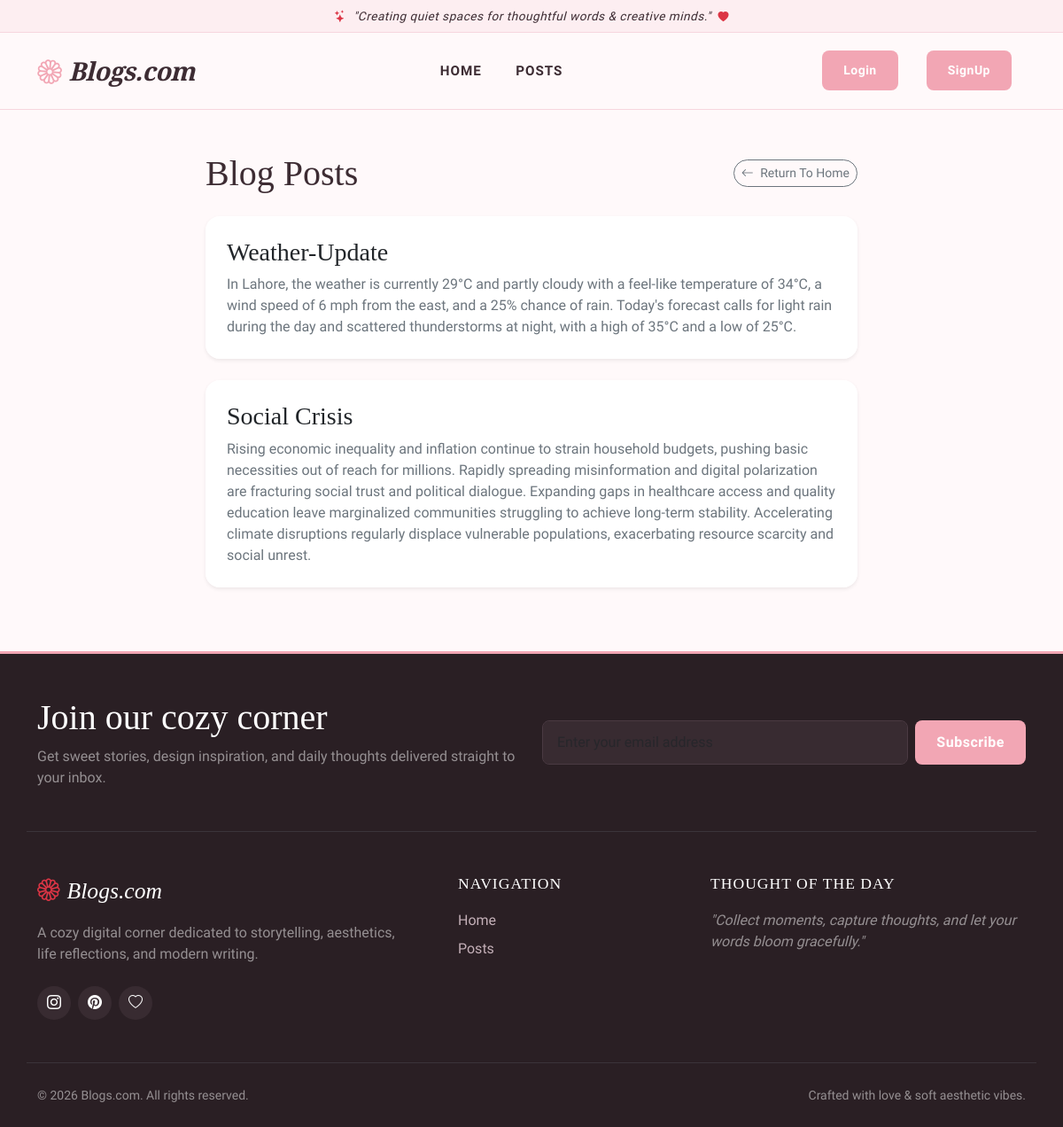
/posts/, run on the app's committed database.
### Blog/models.py (models this page shows)
class Post(models.Model):
    title=models.CharField(max_length=15)
    author=models.ForeignKey(User ,on_delete=models.CASCADE)
    content=models.TextField()
    created_at=models.DateTimeField(auto_now_add=True)

### Blog/views.py (the view)
def post(request):
    posts = Post.objects.all()
    return render(request, 'posts.html', {'posts': posts})

### Blog/templates/posts.html (shortened to what this page needs)
{% extends 'base.html' %}
{% block content %}
<div class="row justify-content-center">
    <div class="col-lg-8">
        <div class="d-flex align-items-center justify-content-between mb-4">
            <h1 class="font-heading m-0">Blog Posts</h1>
            <a href="{% url 'home' %}" class="btn btn-outline-secondary btn-sm rounded-pill">
                <i class="bi bi-arrow-left me-1"></i> Return To Home
            </a>
        </div>
        {% for post in posts %}
            <div class="card border-0 shadow-sm p-4 mb-4 rounded-4" style="background-color: rgba(255, 255, 255, 0.9);">
                <h2 class="h3 font-heading mb-2">{{ post.title }}</h2>
                <p class="text-secondary mb-0">{{ post.content }}</p>
            </div>
        {% empty %}
            <div class="alert alert-light border text-center p-4 rounded-4 shadow-sm">
                <i class="bi bi-inbox fs-2 text-muted d-block mb-2"></i>
                <p class="mb-0 text-muted">No posts found.</p>
            </div>
        {% endfor %}
    </div>
</div>
{% endblock %}

### Blog/templates/base.html (shortened to what this page needs)
{% load static %}
<!DOCTYPE html>
<html lang="en">
<head>
    <link href="https://cdn.jsdelivr.net/npm/bootstrap@5.3.3/dist/css/bootstrap.min.css" rel="stylesheet">
    <link rel="stylesheet" href="https://cdn.jsdelivr.net/npm/bootstrap-icons@1.11.3/font/bootstrap-icons.min.css">
</head>
<body>
    <div class="header-quote-bar py-2 text-center fst-italic">
        <div class="container">
            <i class="bi bi-stars text-danger me-1"></i> "Creating quiet spaces for thoughtful words & creative minds." <i class="bi bi-heart-fill text-danger ms-1" style="font-size: 0.75rem;"></i>
        </div>
    </div>
    <header class="sticky-top">
        <nav class="navbar navbar-expand-lg aesthetic-navbar py-3">
            <div class="container">
                <a class="navbar-brand me-auto d-flex align-items-center gap-2" href="{% url 'home' %}">
                    <span class="brand-icon fs-3"><i class="bi bi-flower1"></i></span>
                    <span><em>Blogs.com</em></span>
                </a>
                <div class="collapse navbar-collapse" id="navbarContent">
                    <ul class="navbar-nav mx-auto mb-2 mb-lg-0">
                        <li class="nav-item">
                            <a class="nav-link" href="{% url 'home' %}">Home</a>
                        </li>
                        <li class="nav-item">
                            <a class="nav-link" href="{% url 'posts' %}">Posts</a>
                        </li>
                    </ul>
                        <button type="button" class="btn btn-aesthetic btn-sm mx-3" data-bs-toggle="modal" data-bs-target="#loginmodal">
                        Login
                        </button>
                        <button type="button" class="btn btn-aesthetic btn-sm  mx-3" data-bs-toggle="modal" data-bs-target="#Signupmodal">
                        SignUp
                    </div>
                </div>
        </nav>
    </header>
    <main class="py-5">
        <div class="container">
            {% block content %}{% endblock content %}
        </div>
    </main>
    <footer class="aesthetic-footer pt-5 pb-4">
        <div class="container">
            <div class="row pb-5 mb-5 border-bottom border-secondary border-opacity-25 align-items-center">
                <div class="col-lg-6 mb-4 mb-lg-0">
                    <h2 class="font-heading text-white display-6 mb-2">Join our cozy corner</h2>
                    <p class="text-white-50 mb-0">Get sweet stories, design inspiration, and daily thoughts delivered straight to your inbox.</p>
                </div>
                <div class="col-lg-6">
                    <form class="newsletter-form d-flex gap-2" action="#" method="POST">
                        <input type="email" name="email" class="form-control" placeholder="Enter your email address" required>
                        <button type="submit" class="btn btn-aesthetic text-nowrap">Subscribe</button>
                    </form>
                </div>
            </div>
            <div class="row gy-4 mb-5">
                <div class="col-lg-5 col-md-6">
                    <a href="{% url 'home' %}" class="footer-brand font-heading text-decoration-none d-flex align-items-center gap-2 mb-3">
                        <i class="bi bi-flower1 text-danger"></i>
                        <span><em>Blogs.com</em></span>
                    </a>
                    <p class="text-white-50 pe-lg-4">A cozy digital corner dedicated to storytelling, aesthetics, life reflections, and modern writing.</p>
                    <div class="d-flex mt-4">
                        <a href="#" class="social-icon"><i class="bi bi-instagram"></i></a>
                        <a href="#" class="social-icon"><i class="bi bi-pinterest"></i></a>
                        <a href="#" class="social-icon"><i class="bi bi-heart"></i></a>
                    </div>
                </div>
                <div class="col-lg-3 col-md-6 col-6">
                    <h5 class="footer-title font-heading">Navigation</h5>
                    <ul class="list-unstyled footer-links">
                        <li><a href="{% url 'home' %}">Home</a></li>
                        <li><a href="{% url 'posts' %}">Posts</a></li>
                    </ul>
                </div>
                <div class="col-lg-4 col-md-6">
                    <h5 class="footer-title font-heading">Thought of the Day</h5>
                    <blockquote class="blockquote fs-6 text-white-50 fst-italic">
                        "Collect moments, capture thoughts, and let your words bloom gracefully."
                    </blockquote>
                </div>
            </div>
            <div class="row pt-4 border-top border-secondary border-opacity-25">
                <div class="col-md-6 text-center text-md-start mb-2 mb-md-0 text-white-50">
                    <small>&copy; {% now "Y" %} Blogs.com. All rights reserved.</small>
                </div>
                <div class="col-md-6 text-center text-md-end text-white-50">
                    <small>Crafted with love & soft aesthetic vibes.</small>
                </div>
            </div>
        </div>
    </footer>
</body>
</html>

### data on the page
Post: title "Weather-Update", content "In Lahore, the weather is currently 29°C and partly cloudy with a feel-like temperature of 34°C, a wind speed of 6 mph from the east, and a 25% chance of rain. Today's forecast calls for light rain during the day and scattered thunderstorms at night, with a high of 35°C and a low of 25°C."
Post: title "Social Crisis", content "Rising economic inequality and inflation continue to strain household budgets, pushing basic necessities out of reach for millions. Rapidly spreading misinformation and digital polarization are fracturing social trust and political dialogue. Expanding gaps in healthcare access and quality education leave marginalized communities struggling to achieve long-term stability. Accelerating climate disruptions regularly displace vulnerable populations, exacerbating resource scarcity and social unrest."
